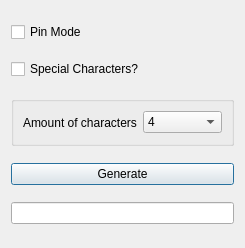
<?xml version="1.0" encoding="UTF-8"?>
<ui version="4.0">
 <class>Dialog</class>
 <widget class="QDialog" name="Dialog">
  <property name="geometry">
   <rect>
    <x>0</x>
    <y>0</y>
    <width>245</width>
    <height>248</height>
   </rect>
  </property>
  <property name="windowTitle">
   <string>Dialog</string>
  </property>
  <layout class="QVBoxLayout" name="verticalLayout">
   <item>
    <widget class="QCheckBox" name="checkBox_2">
     <property name="text">
      <string>Pin Mode</string>
     </property>
    </widget>
   </item>
   <item>
    <widget class="QCheckBox" name="checkBox">
     <property name="text">
      <string>Special Characters?</string>
     </property>
    </widget>
   </item>
   <item>
    <widget class="QGroupBox" name="groupBox_2">
     <property name="maximumSize">
      <size>
       <width>16777215</width>
       <height>50</height>
      </size>
     </property>
     <property name="title">
      <string/>
     </property>
     <layout class="QHBoxLayout" name="horizontalLayout">
      <item>
       <widget class="QLabel" name="label">
        <property name="maximumSize">
         <size>
          <width>16777215</width>
          <height>50</height>
         </size>
        </property>
        <property name="text">
         <string>Amount of characters</string>
        </property>
       </widget>
      </item>
      <item>
       <widget class="QComboBox" name="comboBox">
        <item>
         <property name="text">
          <string>4</string>
         </property>
        </item>
        <item>
         <property name="text">
          <string>5</string>
         </property>
        </item>
        <item>
         <property name="text">
          <string>6</string>
         </property>
        </item>
        <item>
         <property name="text">
          <string>7</string>
         </property>
        </item>
        <item>
         <property name="text">
          <string>8</string>
         </property>
        </item>
        <item>
         <property name="text">
          <string>9</string>
         </property>
        </item>
        <item>
         <property name="text">
          <string>10</string>
         </property>
        </item>
        <item>
         <property name="text">
          <string>11</string>
         </property>
        </item>
        <item>
         <property name="text">
          <string>12</string>
         </property>
        </item>
        <item>
         <property name="text">
          <string>13</string>
         </property>
        </item>
        <item>
         <property name="text">
          <string>14</string>
         </property>
        </item>
        <item>
         <property name="text">
          <string>15</string>
         </property>
        </item>
        <item>
         <property name="text">
          <string>16</string>
         </property>
        </item>
        <item>
         <property name="text">
          <string>17</string>
         </property>
        </item>
        <item>
         <property name="text">
          <string>18</string>
         </property>
        </item>
        <item>
         <property name="text">
          <string>19</string>
         </property>
        </item>
        <item>
         <property name="text">
          <string>20</string>
         </property>
        </item>
       </widget>
      </item>
     </layout>
    </widget>
   </item>
   <item>
    <widget class="QPushButton" name="pushButton">
     <property name="text">
      <string>Generate</string>
     </property>
    </widget>
   </item>
   <item>
    <widget class="QLineEdit" name="lineEdit"/>
   </item>
  </layout>
 </widget>
 <resources/>
 <connections/>
</ui>
